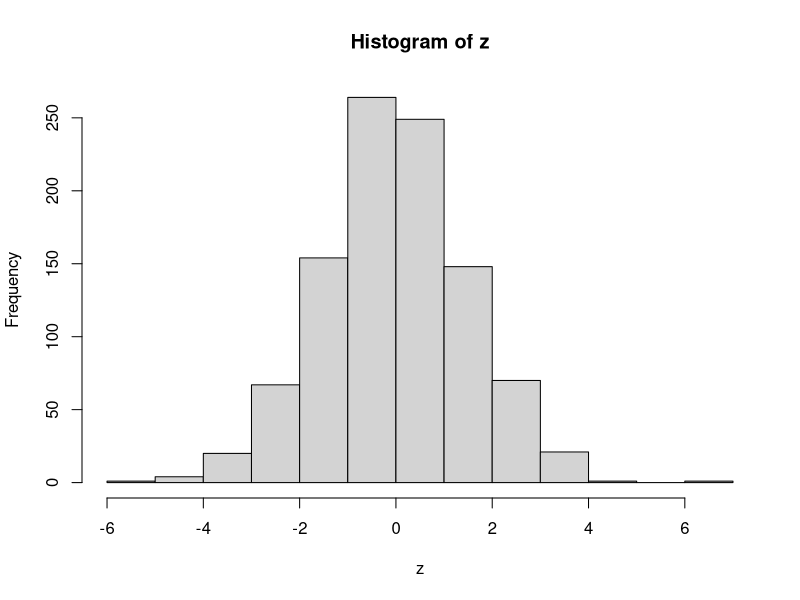
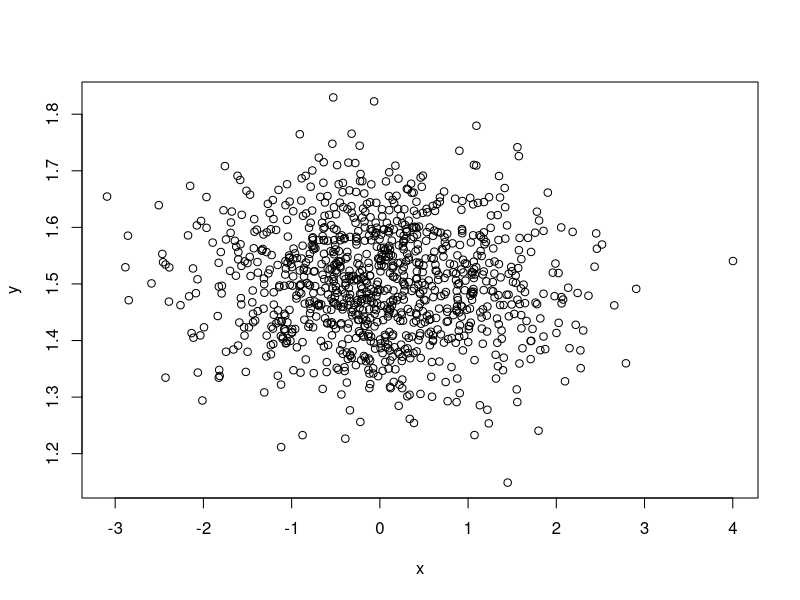
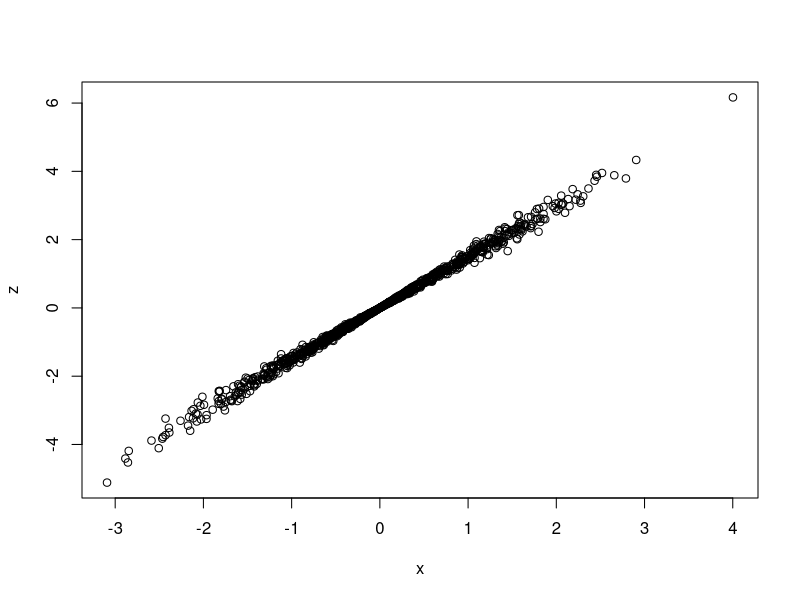

These charts were generated, in order, by the following R code:
## ---- chunk 1
knitr::opts_chunk$set(message=FALSE,warning=FALSE, cache=TRUE)
## ---- chunk 2
x = rnorm(1000, 0, 1)
y = rnorm(1000, 1.5, 0.1)
z = x*y
## ---- chunk 3
hist(z)
## ---- chunk 4
plot(x, y)
plot(x, z)
